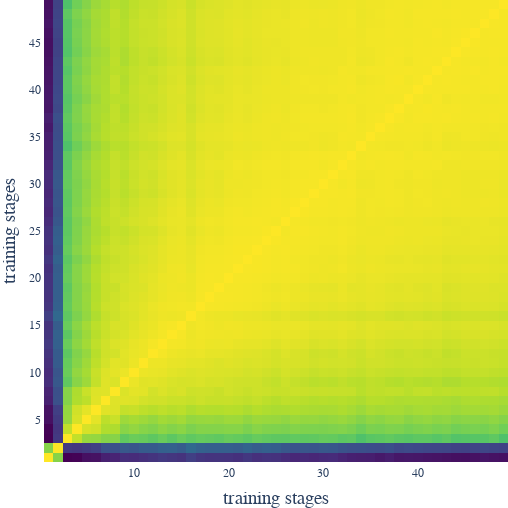

Notebook source saved alongside this figure:
### Markdown cell above
# IMGEP-VAE

### Code cell
RSA_VAE = experiment_statistics['IMGEP-VAE'][0]['temporal_RSA']

config = dict()
config["global_layout"] = dict()
config["global_layout"]["margin"] = dict(t=20*multiplier)
config["global_layout"]["xaxis"] = dict(title="training stages")
config["global_layout"]["yaxis"] = dict(title="training stages")
config["global_layout"]["margin"] = dict(l=20*multiplier, b=20*multiplier)
config["global_layout"]["width"] = width_half
config["global_layout"]["height"] = width_half
config["colorscale"] = 'Viridis'
config["space_names"] = [str(i) for i in range(1,50)]

fig = plot_goalspaces_RSAmatrix(RSA_VAE, config=config)
#plotly.io.write_image(fig, 'main_figure_3_VAE.pdf')

### Figure 1 — Plotly figure (JSON) as saved in the notebook; plotly's stock layout.template omitted (floating-point values rounded to 4 significant figures; data arrays with more than 128 entries replaced by an {"elided": "..."} marker saying what was removed)
{"data": [{"colorscale": [[0, "#440154"], [0.1111, "#482878"], [0.2222, "#3e4989"], [0.3333, "#31688e"], [0.4444, "#26828e"], [0.5556, "#1f9e89"], [0.6667, "#35b779"], [0.7778, "#6ece58"], [0.8889, "#b5de2b"], [1, "#fde725"]], "showscale": false, "type": "heatmap", "x": ["1", "2", "3", "4", "5", "6", "7", "8", "9", "10", "11", "12", "13", "14", "15", "16", "17", "18", "19", "20", "21", "22", "23", "24", "25", "26", "27", "28", "29", "30", "31", "32", "33", "34", "35", "36", "37", "38", "39", "40", "41", "42", "43", "44", "45", "46", "47", "48", "49"], "y": ["1", "2", "3", "4", "5", "6", "7", "8", "9", "10", "11", "12", "13", "14", "15", "16", "17", "18", "19", "20", "21", "22", "23", "24", "25", "26", "27", "28", "29", "30", "31", "32", "33", "34", "35", "36", "37", "38", "39", "40", "41", "42", "43", "44", "45", "46", "47", "48", "49"], "z": {"elided": "49x49 float values"}}], "layout": {"font": {"family": "Times New Roman", "size": 16}, "height": 508, "hovermode": "closest", "margin": {"b": 40, "l": 40, "r": 0, "t": 0}, "showlegend": true, "title": {"text": ""}, "width": 508, "xaxis": {"linewidth": 1, "showline": true, "tickfont": {"family": "Times New Roman", "size": 12}, "ticks": "", "title": {"text": "training stages"}, "zeroline": false}, "yaxis": {"linewidth": 1, "showline": true, "tickfont": {"family": "Times New Roman", "size": 12}, "ticks": "", "title": {"text": "training stages"}, "zeroline": false}}}
